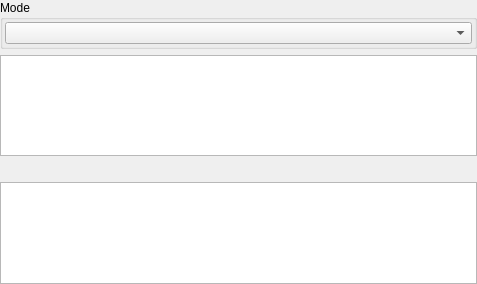
<?xml version="1.0" encoding="UTF-8"?>
<ui version="4.0">
 <class>XDemangleWidget</class>
 <widget class="QWidget" name="XDemangleWidget">
  <property name="geometry">
   <rect>
    <x>0</x>
    <y>0</y>
    <width>477</width>
    <height>284</height>
   </rect>
  </property>
  <property name="windowTitle">
   <string notr="true"/>
  </property>
  <layout class="QVBoxLayout" name="verticalLayout_2">
   <property name="leftMargin">
    <number>0</number>
   </property>
   <property name="topMargin">
    <number>0</number>
   </property>
   <property name="rightMargin">
    <number>0</number>
   </property>
   <property name="bottomMargin">
    <number>0</number>
   </property>
   <item>
    <widget class="QGroupBox" name="groupBoxMode">
     <property name="title">
      <string>Mode</string>
     </property>
     <layout class="QVBoxLayout" name="verticalLayout">
      <property name="spacing">
       <number>6</number>
      </property>
      <property name="leftMargin">
       <number>2</number>
      </property>
      <property name="topMargin">
       <number>2</number>
      </property>
      <property name="rightMargin">
       <number>2</number>
      </property>
      <property name="bottomMargin">
       <number>2</number>
      </property>
      <item>
       <widget class="QComboBox" name="comboBoxMode"/>
      </item>
     </layout>
    </widget>
   </item>
   <item>
    <widget class="QPlainTextEdit" name="plainTextEditInput"/>
   </item>
   <item>
    <widget class="QLabel" name="labelMode">
     <property name="text">
      <string/>
     </property>
    </widget>
   </item>
   <item>
    <widget class="QPlainTextEdit" name="plainTextEditResult">
     <property name="readOnly">
      <bool>true</bool>
     </property>
    </widget>
   </item>
  </layout>
 </widget>
 <resources/>
 <connections/>
</ui>
